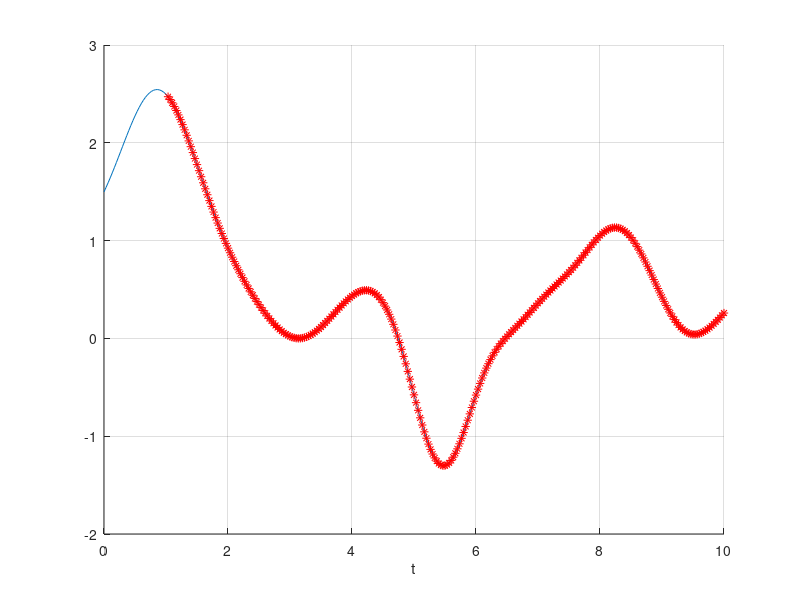
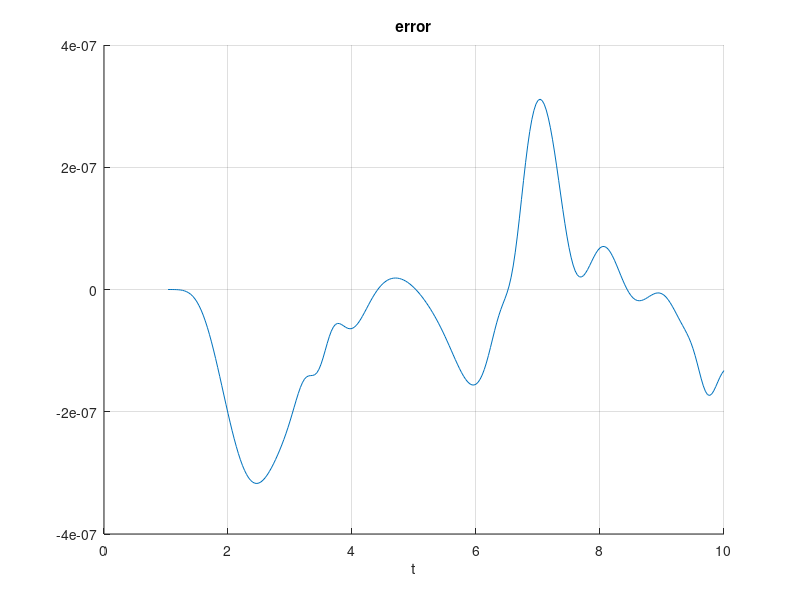
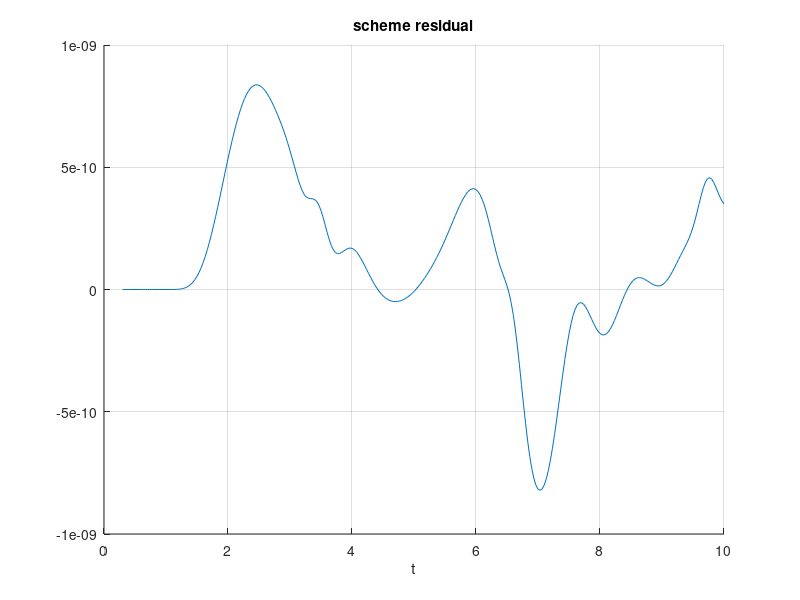

Here is the MATLAB script that generated these plots, in order:
clear; close all;
% approximate difference scheme
% see notes.pdf. Works very well for smooth functions


%% test function that we sample
f = @(t) sin(t+cos(sqrt(t)).*.75).^5.*exp(cos(t)) ...
    +log(2*exp(-t.^2)+sin(t).^2+1) ...
    +0*sin(t).*(t<pi) ...
    +0*(t-pi).*(t>=pi) ...
    +0*(t<.5) ...
    +0*(t>=.5);

%% final sampling time and number of sampled points
tf0 = 1;
Nt = 30;

%% final reconstruction time
tf1 = 10;

%% stencil size
n_level = 10;

%% calculations
% time step
dt = tf0/Nt;

% time vector to end of sampling time
t = 0:dt:tf1;

% compute test function
F = f(t);

% compute data matrix
X = zeros((Nt+1)+(1-n_level),n_level);
I = 1:(Nt+1);
for j = 1:n_level
  X(:,j) = F((n_level+1-j):((Nt+1)+(1-j)));
end

% compute SVD
[U,Sigma,V] = svd(X,'econ');

% extract the approximate null space of data matrix
a = V(:,end);

% a = X(:,1:(n_level-1))\X(:,n_level);
% a = [a;-1]

%% predict future values 
% given: we know the true solution at before time level n and 
% vector a. we compute the approximation at the next time level.
F_reco = F;
for n = (Nt+2):length(t)
  
  F_reco(n) = 0;
  for j = 2:n_level
    F_reco(n) = F_reco(n)-F(n-j+1)*a(j)/a(1);
  end
end

%% get scheme residual
res = 0;
for j = 1:n_level
  res = res+a(j)*F((n_level+1-j):((end)+(1-j)));
end

% plot test function and reconstruction
figure(1);
hold on;
plot(t,F)
plot(t((Nt+2):(end)), F_reco((Nt+2):(end)),'*r')
xlabel('t')
grid on

% plot errors
figure(2)
hold on;
plot(t((Nt+2):(end)), F((Nt+2):(end)) - F_reco((Nt+2):(end)))
xlabel('t')
title('error')
grid on

% plot scheme residual
figure(3)
hold on;
plot(t(n_level:end),res)
xlabel('t')
title('scheme residual')
grid on

% get errors
sv_err = Sigma(end,end);
max_err = max(abs((F_reco-F)));

fprintf('number of levels:        %10d \n'  ,n_level);
fprintf('number of sample points: %10d \n'  ,Nt);
fprintf('lowest singular value:   %10.2e \n',sv_err);
fprintf('maximum error:           %10.2e \n',max_err);
fprintf('maximum scheme residual: %10.2e \n',max(abs(res)));

